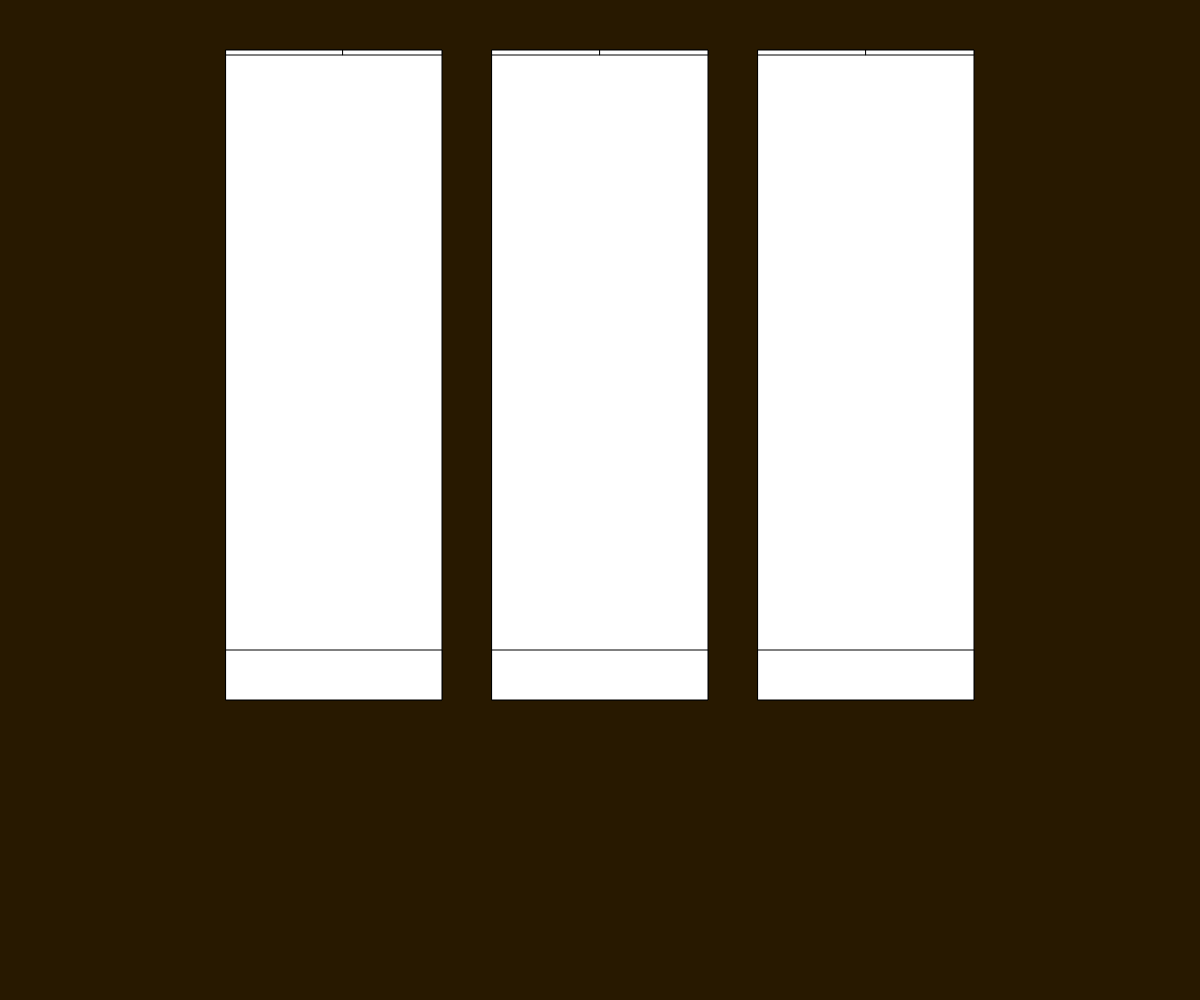
Frame 1 (no input)
Frame 60 (no input): identical to frame 1, image omitted
Frame 120 (the mouse pressed at the canvas centre since frame 60): identical to frame 1, image omitted

The p5.js sketch that drew this single still picture (run headless with seeded random() and noise() and a simulated clock; from frame 60 on, the mouse is pressed at the canvas centre):

// p5.js sketch
// ── sketch.js
function setup() {
  createCanvas(windowWidth, windowHeight);
  background(40,25,0);

  let rect1X = windowWidth/2 - 374;
  let rect2X = windowWidth/2 - 108;
  let rect3X = windowWidth/2 + 158;
  let rectY = 50;

  fill(255,255,255);
  rect(rect1X, rectY, 216, 650);
  rect(rect2X, rectY, 216, 650);
  rect(rect3X, rectY, 216, 650);

  rect(rect1X, rectY, 117, 5);
  rect(rect1X + 117, rectY, 99, 5);
  rect(rect2X, rectY, 108, 5);
  rect(rect2X + 108, rectY, 108, 5);
  rect(rect3X, rectY, 108, 5);
  rect(rect3X + 108, rectY, 108, 5);

  rect(rect1X, 650, 216, 50);
  rect(rect2X, 650, 216, 50);
  rect(rect3X, 650, 216, 50);

}

function draw() {
}
